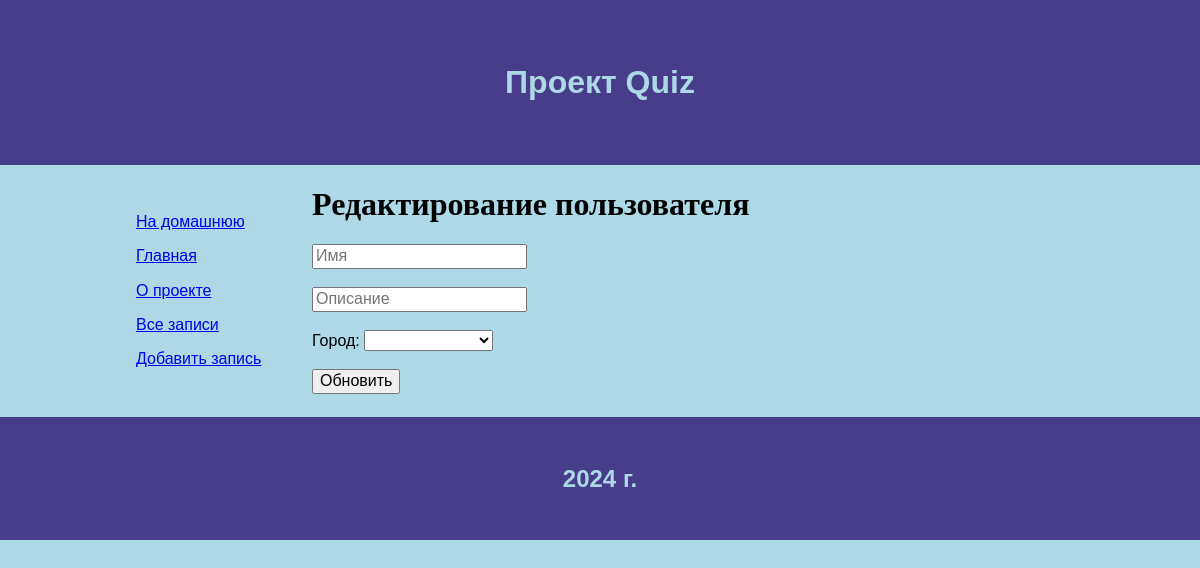
Before: /user/12/update with the older database file.
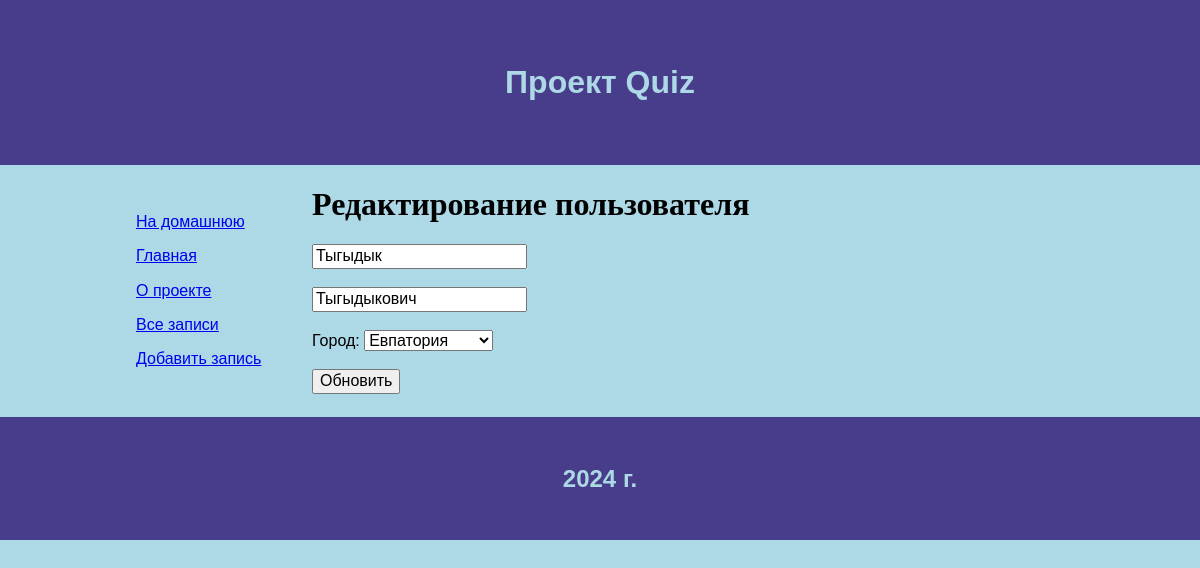
After: the same page with the newer database file.
### model/user.py (models this page shows)
class User(db.Model):
    id = db.Column(db.Integer, primary_key=True)
    name = db.Column(db.String(255), nullable=False)
    description = db.Column(db.Text, nullable=True)
    date = db.Column(db.Date, default=datetime.utcnow)
    city_id = db.Column(db.Integer, db.ForeignKey(City.id), nullable=True)

### control.py (the view)
@app.route("/user/<int:id>/update", methods=['GET', 'POST'])
def userUpdate(id):
    user = User.query.get(id)
    if request.method == 'POST':
        user.name = request.form['name']
        user.description = request.form['description']
        user.city_id = request.form['city']
        try:
            db.session.commit()
            return redirect('/user/'+ str(user.id))
        except:
            return 'Возникла ошибка при обновлении записи БД'
    else:
        data = {
            'title': 'Редактирование пользователя',
            'user': user,
            'city': City.query.all()
        }
        return render_template('update.html', data=data)

### templates/update.html (shortened to what this page needs)
{% extends 'base/main.html' %}
{% block content %}
    <h1>{{ data.title }}</h1>
    <form method="post">
        <input type="text" name="name" value="{{data.user.name}}" placeholder="Имя"><br><br>
        <input type="text" name="description" value="{{data.user.description}}" placeholder="Описание"><br><br>
        Город: <select name="city">
            {% for i in data.city %}
                {% if i.id == data.user.city_id %}
                    <option selected value="{{ i.id }}">{{ i.name }}</option>
                {% else %}
                    <option value="{{ i.id }}">{{ i.name }}</option>
                {% endif %}
            {% endfor %}
        </select><br><br>
        <button type="submit">Обновить</button>
    </form>
{% endblock %}

Changed rows visible on the page:
added User: name "Тыгыдык", description "Тыгыдыкович"
Other visible differences:
form field city: (not shown) → "Евпатория"
